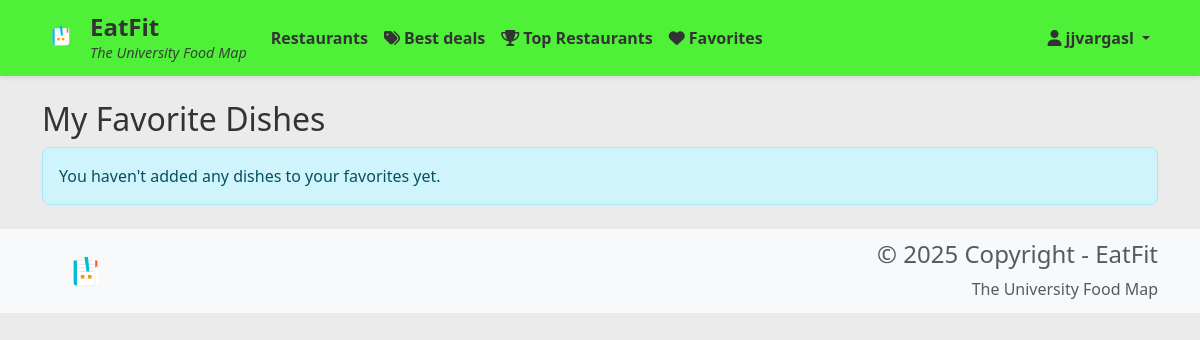
/favorites/ (signed in), run on an earlier commit of the app's database.
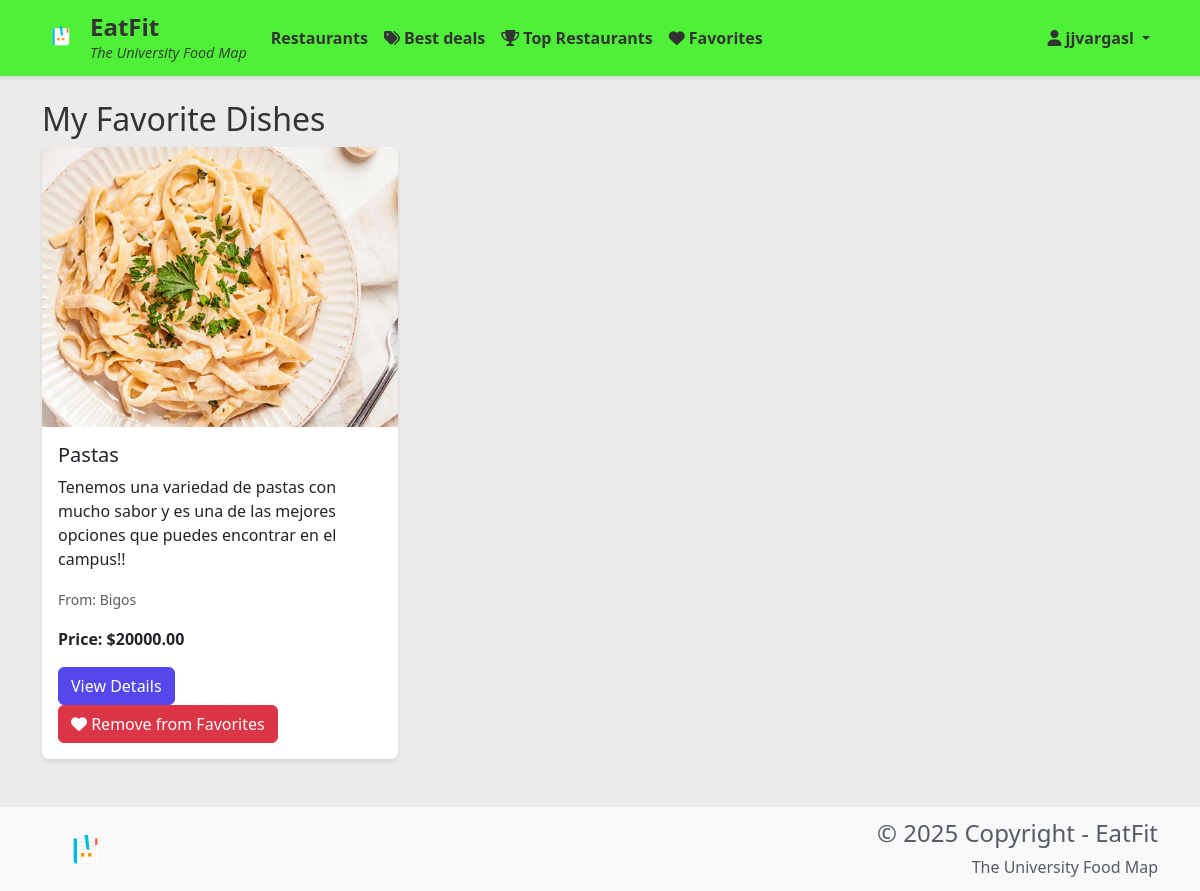
And on a later commit of the database.
### restaurants/models.py (models this page shows, shortened)
class Favorite(models.Model):
    user = models.ForeignKey(User, related_name='favorites', on_delete=models.CASCADE)
    menu_item = models.ForeignKey(MenuItem, related_name='favorited_by', on_delete=models.CASCADE)
    created_at = models.DateTimeField(default=timezone.now)
    class Meta:
        ordering = ['-created_at']
        unique_together = ['user', 'menu_item']

class MenuItem(models.Model):
    restaurant = models.ForeignKey(Restaurant, related_name='menu_items', on_delete=models.CASCADE)
    name = models.CharField(max_length=100)
    description = models.TextField()
    price = models.DecimalField(max_digits=10, decimal_places=2)
    image = models.ImageField(upload_to='menu_items/', null=True, blank=True)
    category = models.CharField(max_length=50, choices=[
        ('appetizer', 'Appetizer'),
        ('main_course', 'Main Course'),
        ('dessert', 'Dessert'),
        ('beverage', 'Beverage'),
        ('other', 'Other')
    ])
    is_available = models.BooleanField(default=True)
    created_at = models.DateTimeField(default=timezone.now)
    class Meta:
        ordering = ['category', 'name']

class Restaurant(models.Model):
    name = models.CharField(max_length=100)
    location = models.CharField(max_length=100)
    description = models.TextField()
    address = models.CharField(max_length=200)
    image = models.ImageField(upload_to='restaurants/', null=True, blank=True)
    phone = models.CharField(max_length=20, blank=True)
    email = models.EmailField(blank=True)
    opening_hours = models.TextField(blank=True)
    created_at = models.DateTimeField(default=timezone.now)
    class Meta:
        ordering = ['-created_at']

### restaurants/views.py (the view)
# urls.py: path('favorites/', views.favorites_list, name='favorites_list'),
@login_required
def favorites_list(request):
    favorites = Favorite.objects.filter(user=request.user).select_related('menu_item', 'menu_item__restaurant')
    return render(request, 'restaurants/favorites_list.html', {
        'favorites': favorites
    })

### restaurants/templates/restaurants/favorites_list.html (shortened to what this page needs)
{% extends 'base.html' %}
{% block content %}
<div class="container mt-4">
    <h2>My Favorite Dishes</h2>
    {% if favorites %}
        <div class="row">
            {% for favorite in favorites %}
                <div class="col-md-4 mb-4">
                    <div class="card h-100">
                        {% if favorite.menu_item.image %}
                            <img src="{{ favorite.menu_item.image.url }}" class="card-img-top" alt="{{ favorite.menu_item.name }}">
                        {% endif %}
                        <div class="card-body">
                            <h5 class="card-title">{{ favorite.menu_item.name }}</h5>
                            <p class="card-text">{{ favorite.menu_item.description }}</p>
                            <p class="card-text">
                                <small class="text-muted">From: {{ favorite.menu_item.restaurant.name }}</small>
                            </p>
                            <p class="card-text">
                                <strong>Price: ${{ favorite.menu_item.price }}</strong>
                            </p>
                            <a href="#" class="btn btn-primary" data-bs-toggle="modal" data-bs-target="#menuItemModal{{ favorite.menu_item.id }}">View Details</a>
                            <button class="btn btn-danger favorite-btn" data-menu-item-id="{{ favorite.menu_item.id }}">
                                <i class="fas fa-heart"></i> Remove from Favorites
                            </button>
                        </div>
                    </div>
                </div>
            {% endfor %}
        </div>
    {% else %}
        <div class="alert alert-info">
            You haven't added any dishes to your favorites yet.
        </div>
    {% endif %}
</div>
{% endblock %}

What changed in the data, as far as the page shows it:
added Favorite: menu_item.image (picture), menu_item.name "Pastas", menu_item.description "Tenemos una variedad de pastas con mucho sabor y es una de las mejores opciones que puedes encontrar en el campus!!", menu_item.restaurant.name "Bigos", menu_item.price "20000.00"
Also different on the page:
text no longer shown: "You haven't added any dishes to your favorites yet."
